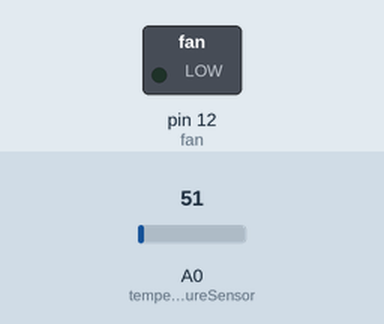
This sketch was run on a simulated Arduino Uno, built with avr-gcc and run on an emulated ATmega328P. On the bench: switched loads named in the sketch (green lamp = pin HIGH). The inputs (shaded band) are chosen by the test bench; at power-on: A0 (temperatureSensor) = 51.

Above: at 5.8 s.
5.9 s: A0 (temperatureSensor) set to 55
At 10.8 s:
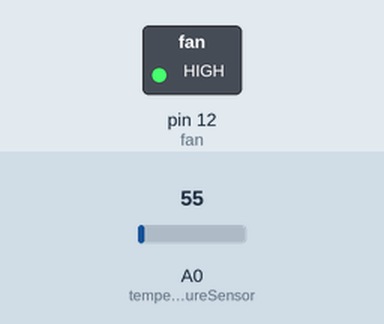
11.9 s: A0 (temperatureSensor) set to 30
At 15.9 s:
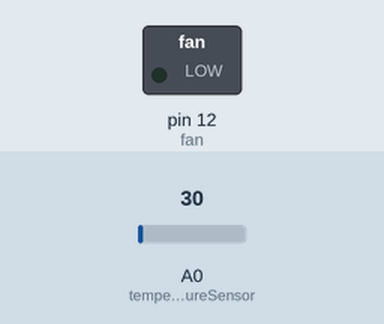
17.9 s: A0 (temperatureSensor) set to 61
At 20.9 s:
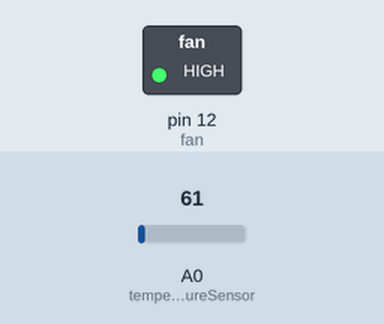
Timing chart, 0 to 22.4 s (numbered marks = the images above; inputs shaded):
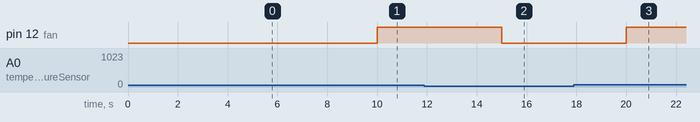

The sketch:

Condicines_del_ventilador.ino
```cpp
int fan = 12;  // El ventilador
int temperatureSensor = A0;

void setup() {
  pinMode(fan, OUTPUT);
  pinMode(temperatureSensor, INPUT);
}

void loop() {
  int temperature = analogRead(temperatureSensor);
  float celsius = (temperature / 1024.0) * 5.0 * 100.0;

  // Si la temperatura supera el limite, encender el ventilador
  if (celsius > 25.0) {
    digitalWrite(fan, HIGH);
  } else {
    digitalWrite(fan, LOW);
  }

  delay(5000);
}
```

Measured:
- the behaviour switches between 51 and 52 on A0 (temperatureSensor) (found by bisection; images 0 and 1)
- after the input at 5.9 s, pin 12 (fan): LOW → HIGH after 4.1 s
- after the input at 11.9 s, pin 12 (fan): HIGH → LOW after 3.1 s
- after the input at 17.9 s, pin 12 (fan): LOW → HIGH after 2.1 s
